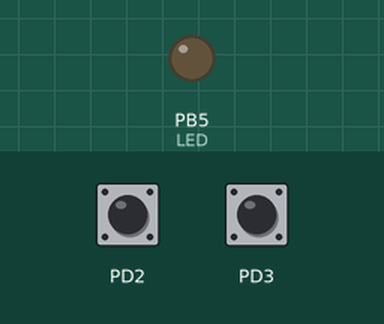
This program was run on a simulated ATmega328P, built with avr-gcc and emulated at 16 MHz. On the bench: output pins drawn as LEDs (lit = HIGH). Dashed ring = blinking. Inputs (shaded band) come from the test bench; at power-on: PD3 HIGH, PD2 HIGH.

Above: at 1.2 s.
1.3 s: PD3 pulled LOW for 1 s
At 3.0 s:
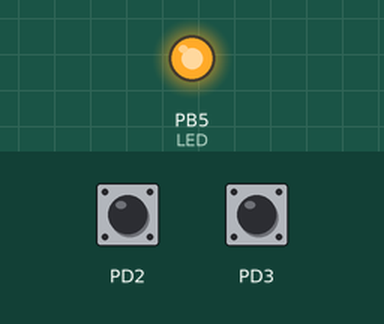
3.8 s: PD3 pulled LOW for 0.15 s
At 4.3 s:
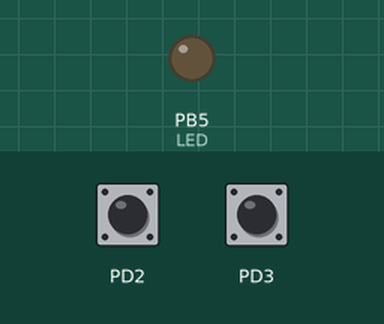
5.4 s: PD3 pulled LOW for 3.2 s
At 5.5 s:
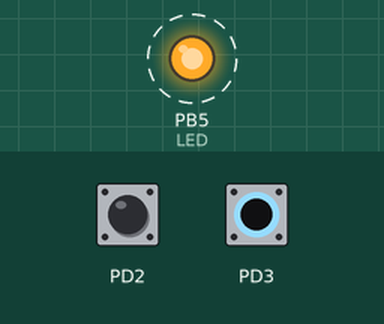
Timing chart, 0 to 9.9 s (numbered marks = the images above; inputs shaded):
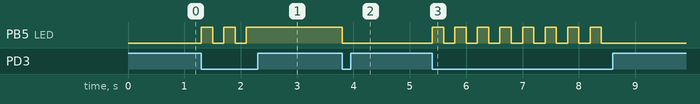

Measured:
- after the input at 1.3 s, PB5 (LED): alternates HIGH for 0.20 s and LOW for 0.20 s, 5 changes in all, then stays HIGH, starting at once
- after the input at 3.8 s, PB5 (LED): HIGH → LOW at once
- after the input at 5.4 s, PB5 (LED): alternates HIGH for 0.20 s and LOW for 0.20 s, 16 changes in all, then stays LOW, starting at once

The program:

main.c
```c
/*
 * Interrupções.c
 *
 * Created: 24/12/2021 22:19:37
 * Author : Rodrigo Matos
 */

//=============================================================================== //
// HABILITANDO AS INTERRUPÇÕES INT0 e INT1 POR TRANSIÇÃO E NÍVEL, RESPECTIVAMENTE //
//=============================================================================== //
#define F_CPU 16000000UL
#include <avr/io.h>
#include <util/delay.h>
#include <avr/interrupt.h>
//Definições de macros - empregadas para o trabalho com bits
#define set_bit(Y,bit_x) (Y|=(1<<bit_x)) //ativa o bit x da variável
#define clr_bit(Y,bit_x) (Y&=~(1<<bit_x)) //limpa o bit x da variável
#define tst_bit(Y,bit_x) (Y&(1<<bit_x)) //testa o bit x da variável
#define cpl_bit(Y,bit_x) (Y^=(1<<bit_x)) //troca o estado do bit x
#define LED PB5 //LED está no pino PB5
ISR(INT0_vect);
ISR(INT1_vect);

//-----------------------------------------------------------------------------------
ISR(INT0_vect) //interrupção externa 0, quando o botão é pressionado o LED troca de estado
{
	cpl_bit(PORTB,LED);
}
//-----------------------------------------------------------------------------------
ISR(INT1_vect) //interrupção externa 1, mantendo o botão pressionado o LED pisca
{
	cpl_bit(PORTB,LED);
	_delay_ms(200); //tempo para piscar o LED
}
//==================================================================================

int main(void)
{
    /* Replace with your application code */
	DDRD = 0x00; //PORTD entrada
	PORTD = 0xFF; //pull-ups habilitados
	DDRB = 0b00100000; //somente pino do LED como saída
	PORTB = 0b11011111; //desliga LED e habilita pull-ups
	UCSR0B = 0x00; /*necessário desabilitar RX e TX para trabalho com os pinos
	do PORTD no Arduino*/
	EICRA = 1<<ISC01;//interrupções externas: INT0 na borda de descida, INT1 no nível zero.
	EIMSK = (1<<INT1) | (1<<INT0);//habilita as duas interrupções
	sei(); //habilita interrupções globais, ativando o bit I do SREG
    while (1)
    {
    }
}
```
